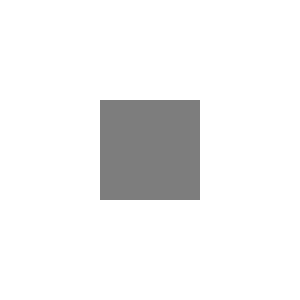
Frame 1 (no input)
Frame 60 (the mouse pressed at the canvas centre just before this capture): identical to frame 1, image omitted
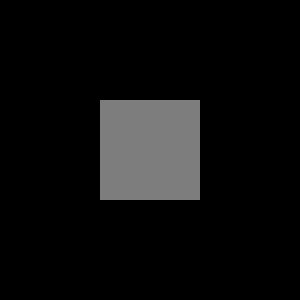
Frame 120 (the mouse held since frame 60 and released just before this capture)

The Processing sketch that drew these frames (run headless with seeded random() and noise(); from frame 60 on, the mouse is pressed at the canvas centre):

// Processing sketch: algebra_booleana_exercicio1
// ── algebra_booleana_exercicio1.pde
void setup() {
  size(300, 300);
  noStroke();
}

void draw () {
  /* if(mouseY < 300) {
   background(0);
   }
   else {
   background(255);
   }*/

  /*if(mouseY>300) background(0);
   if(mouseY<300) background(255);*/



  if (mouseX > 100 && mouseX < 200 && mouseY >100 && mouseY < 200) {
    background(0);
  } else {
    background(255);
  }

  fill(125);
  rect(100, 100, 100, 100);
}
